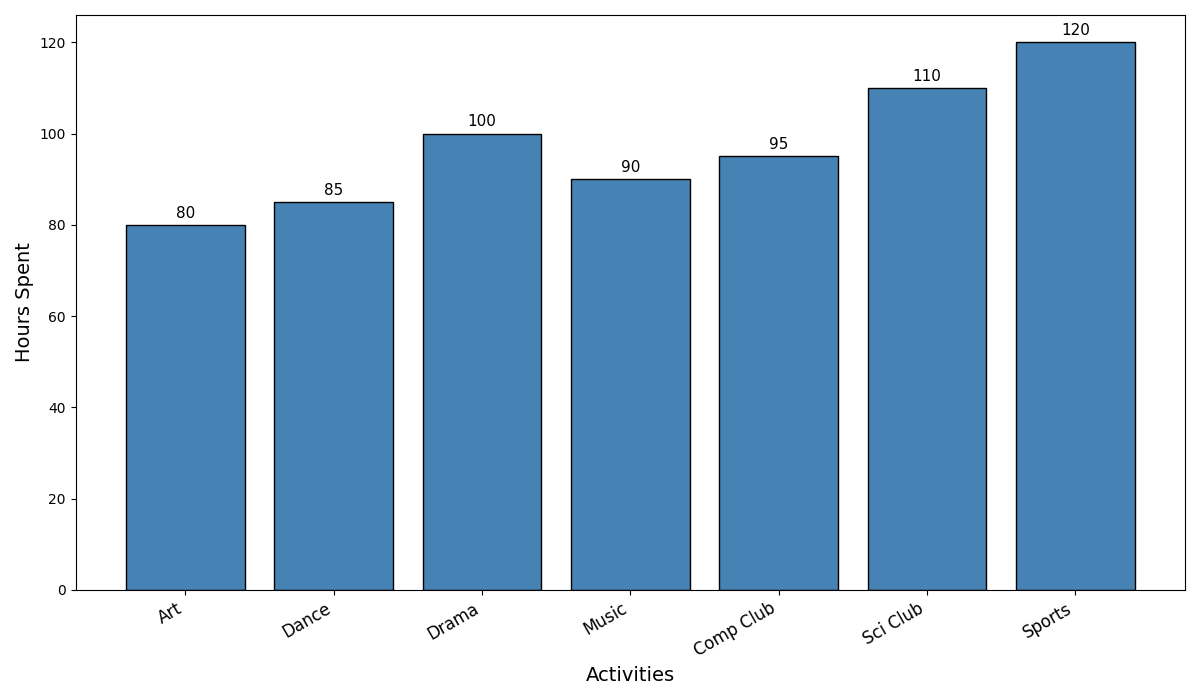

The Python source for this figure:
import matplotlib.pyplot as plt
import numpy as np

subjects = ["Art", "Dance", "Drama", "Music", "Comp Club", "Sci Club", "Sports"]
hours_spent = np.array([80, 85, 100, 90, 95, 110, 120])

fig, ax = plt.subplots(figsize=(12, 7))

bar_positions = np.arange(len(subjects))
bars = ax.bar(bar_positions, hours_spent, color='#4682b4', edgecolor='black', linewidth=1)

ax.set_xlabel('Activities', fontsize=14)
ax.set_ylabel('Hours Spent', fontsize=14)

ax.set_xticks(bar_positions)
ax.set_xticklabels(subjects, rotation=30, ha='right', fontsize=12)

for bar in bars:
    height = bar.get_height()
    ax.annotate(f'{height}', 
                xy=(bar.get_x() + bar.get_width() / 2, height), 
                xytext=(0, 3), 
                textcoords="offset points",
                ha='center', va='bottom', fontsize=11, color='black')

plt.tight_layout()
plt.show()
